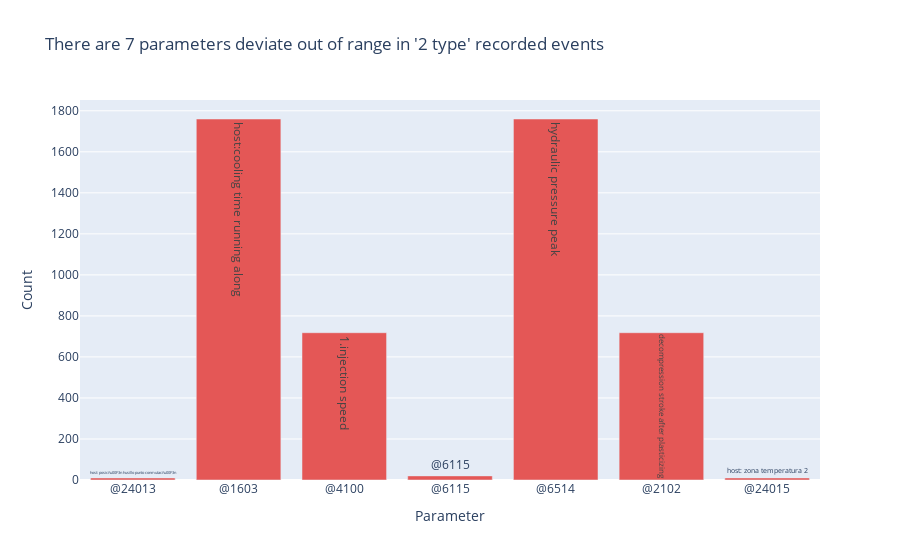

Notebook code for this chart:
### Markdown cell above
Sample 2 parameter type analysis

### Code cell
tol_result_2 = tol_result[tol_result['tol_limit_count']==2].reset_index(drop=True)
list_limit_2 = []
df_tol_count_2 = pd.DataFrame(columns=['Parameter','Count','Description'])
for i in range(tol_result_2.shape[0]):
    l3 = ast.literal_eval(tol_result_2['tol_limit_variables'][i])
    for item in l3:
        list_limit_2.append(item)
unique_tol_2 = list(set(list_limit_2))

if len(unique_tol_2)==2:
    print('There are same set of parameters go out of range in all recorded events')
else:
    print('')
    for param in unique_tol_2:
        c3 = list_limit_2.count(param)
        try:
            df_tol_count_2 = df_tol_count_2.append({'Parameter': param,'Count':c3,'Description':Euromap_Definition[param]['Description']},ignore_index=True)
        except KeyError:
            df_tol_count_2 = df_tol_count_2.append({'Parameter': param,'Count':c3,'Description':param},ignore_index=True)

fig = px.bar(df_tol_count_2, x="Parameter",y="Count",color_discrete_sequence=["#E45756"],text = 'Description', title="There are {} parameters deviate out of range in '2 type' recorded events".format(len(unique_tol_2)))
fig.show()

### Figure 1 — Plotly figure (JSON) as saved in the notebook; plotly's stock layout.template omitted (floating-point values rounded to 4 significant figures)
{"data": [{"alignmentgroup": "True", "hovertemplate": "Parameter=%{x}<br>Count=%{y}<br>Description=%{text}<extra></extra>", "legendgroup": "", "marker": {"color": "#E45756", "pattern": {"shape": ""}}, "name": "", "offsetgroup": "", "orientation": "v", "showlegend": false, "text": ["host: posici\\u00F3n husillo punto conmutaci\\u00F3n", "host:cooling time running along", "1.injection speed", "@6115", "hydraulic pressure peak ", "decompression stroke after plasticizing", "host: zona temperatura 2"], "textposition": "auto", "type": "bar", "x": ["@24013", "@1603", "@4100", "@6115", "@6514", "@2102", "@24015"], "xaxis": "x", "y": [10, 1760, 718, 20, 1760, 718, 10], "yaxis": "y"}], "layout": {"barmode": "relative", "legend": {"tracegroupgap": 0}, "title": {"text": "There are 7 parameters deviate out of range in '2 type' recorded events"}, "xaxis": {"anchor": "y", "domain": [0, 1], "title": {"text": "Parameter"}}, "yaxis": {"anchor": "x", "domain": [0, 1], "title": {"text": "Count"}}}}
